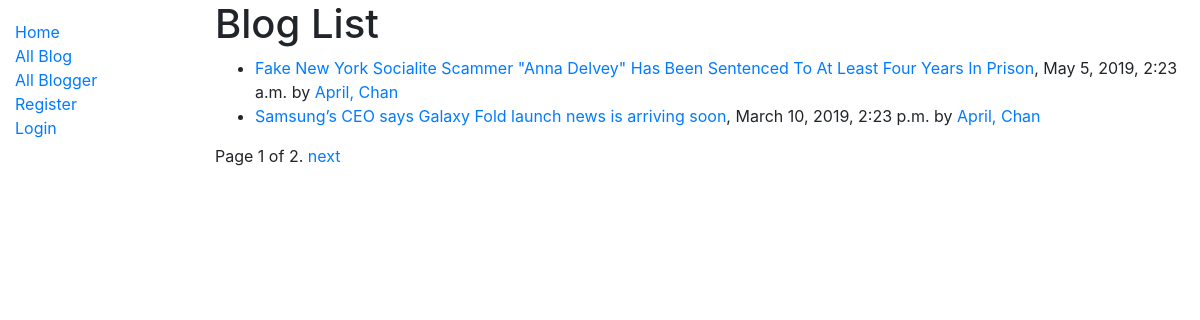
/blog/blogs/, run on the app's committed database.
### blog/models.py (models this page shows, shortened)
class Blog(models.Model):
    title = models.CharField(max_length=200)
    blogger = models.ForeignKey('Blogger', on_delete=models.SET_NULL, null=True)
    post = models.TextField(max_length=10000000, help_text='Enter a blog post')
    datetime = models.DateTimeField(null=False)
    class Meta:
        ordering = ['-datetime']
    def display_most_recent_comment(self):
        comment = "No " or Comment.objects.filter(blog=self.id)[0].content
        return comment
    display_most_recent_comment.short_description = 'Most Recent Comment'
    def get_absolute_url(self):
        return reverse('blog-detail', args=[str(self.id)])

class Blogger(models.Model):
    first_name = models.CharField(max_length=100)
    last_name = models.CharField(max_length=100)
    date_of_birth = models.DateField(null=True, blank=True)
    date_of_death = models.DateField('Died', null=True, blank=True)
    class Meta:
        ordering = ['last_name', 'first_name']
    def get_absolute_url(self):
        return reverse('blogger-detail', args=[str(self.id)])
    def __str__(self):
        return f'{self.first_name}, {self.last_name}'

### blog/views.py (the view)
# urls.py: path('blogs/', views.BlogListView.as_view(), name='blogs'),
class BlogListView(generic.ListView):
    model = Blog
    paginate_by = 2

### blog/templates/blog/blog_list.html
{% extends "base_generic.html" %}
{% block content %}
  <h1>Blog List</h1>
  {% if blog_list %}
  <ul>
    {% for blog in blog_list %}
      <li>
        <a href="{{ blog.get_absolute_url }}">{{ blog.title }}</a>, {{blog.datetime}} by <a href="{{ blog.blogger.get_absolute_url }}">{{blog.blogger}}</a>
      </li>
    {% endfor %}
  </ul>
  {% else %}
    <p>There are no blogs in the library.</p>
  {% endif %}
{% endblock %}

### blog/templates/base_generic.html (shortened to what this page needs)
<!DOCTYPE html>
<html lang="en">
<head>
  <link rel="stylesheet" href="https://stackpath.bootstrapcdn.com/bootstrap/4.1.3/css/bootstrap.min.css">
  {% load static %}
  <link rel="stylesheet" href="{% static 'css/styles.css' %}">
</head>
<body>
  <div class="container-fluid">
    <div class="row">
      <div class="col-sm-2">
      {% block sidebar %}
        <ul class="sidebar-nav">
          <li><a href="{% url 'index' %}">Home</a></li>
          <li><a href="{% url 'blogs' %}">All Blog</a></li>
          <li><a href="{% url 'bloggers' %}">All Blogger</a></li>
          {% if user.is_authenticated %}
            <li>User: {{ user.get_username }}</li>
            <li><a href="{% url 'logout'%}?next={{request.path}}">Logout</a></li>
          {% else %}
            <li><a href="{% url 'register'%}?next={{request.path}}">Register</a></li>
            <li><a href="{% url 'login'%}?next={{request.path}}">Login</a></li>
   {% endif %}
        </ul>
     {% endblock %}
      </div>
      <div class="col-sm-10 ">{% block content %}{% endblock %}
        {% block pagination %}
          {% if is_paginated %}
            <div class="pagination">
              <span class="page-links">
                <span class="page-current">
                    Page {{ page_obj.number }} of {{ page_obj.paginator.num_pages }}.
                </span>
                {% if page_obj.has_next %}
                    <a href="{{ request.path }}?page={{ page_obj.next_page_number }}">next</a>
                {% endif %}
                </span>
              </div>
            {% endif %}
          {% endblock %}
      </div>
    </div>
  </div>
</body>
</html>

### blog/static/css/styles.css (style rules this page uses)
.sidebar-nav { margin-top: 20px; padding: 0; list-style: none; }

### data on the page
Blog: title "Fake New York Socialite Scammer \"Anna Delvey\" Has Been Sentenced To At Least Four Years In Prison", datetime "May 5, 2019, 2:23 a.m.", blogger "April, Chan"
Blog: title "Samsung’s CEO says Galaxy Fold launch news is arriving soon", datetime "March 10, 2019, 2:23 p.m.", blogger "April, Chan"

### other printed values
{{ page_obj.number }} "1"
{{ page_obj.paginator.num_pages }} "2"
